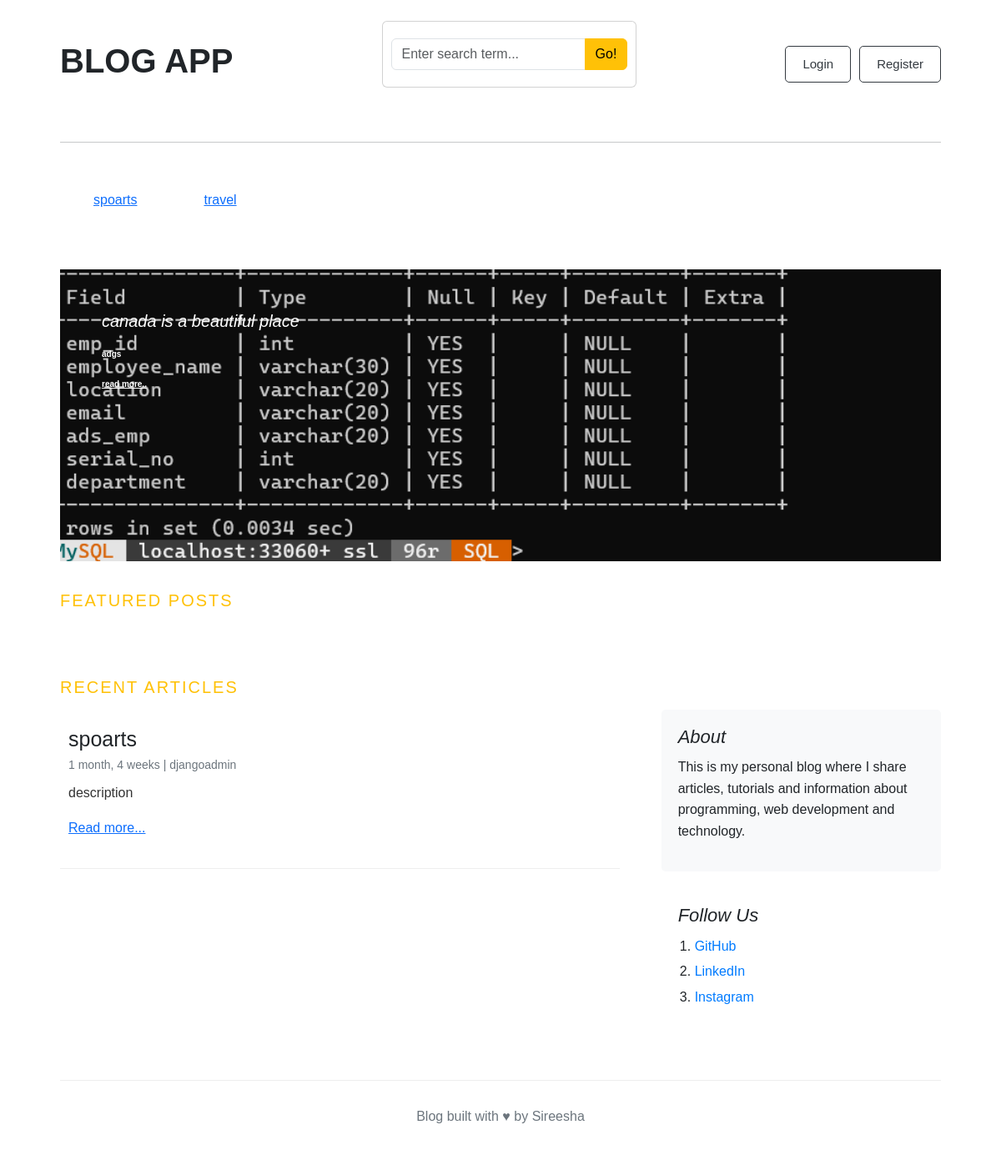
/, run on an earlier commit of the app's database.
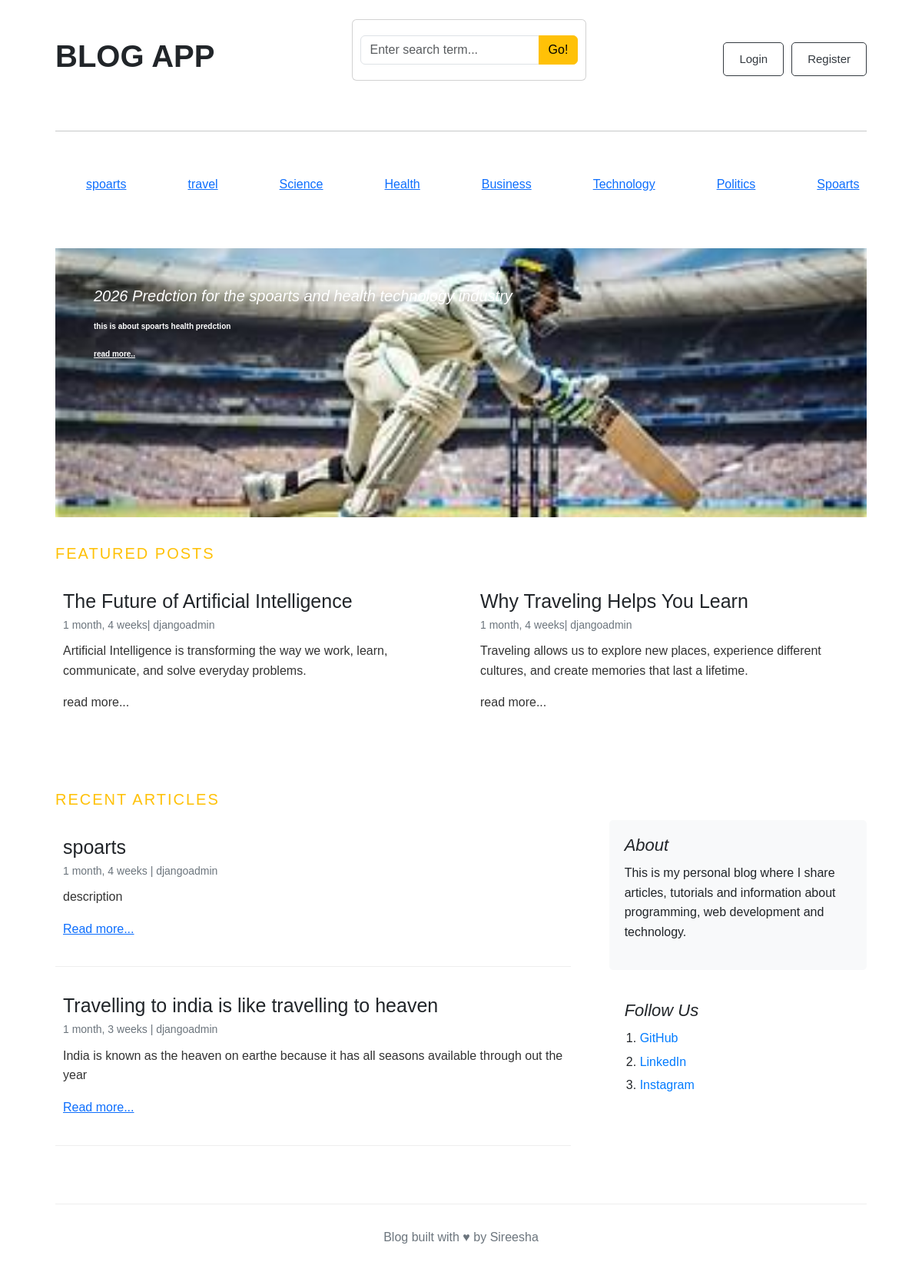
And on a later commit of the database.
### blogs/models.py (models this page shows, shortened)
class category(models.Model):
    category_name = models.CharField(max_length = 40,unique = True)
    created_at = models.DateTimeField(auto_now_add=True)
    updated_at = models.DateTimeField(auto_now = True)
    class Meta:
        verbose_name_plural='categories'

class Blog(models.Model):
    title = models.CharField(max_length=100)
    slug = models.SlugField(max_length=150, unique=True, blank=True)
    category = models.ForeignKey(category, on_delete=models.CASCADE)
    author = models.ForeignKey(User, on_delete=models.CASCADE)
    featured_image = models.ImageField(upload_to='uploads/%Y/%m/%d')
    short_description = models.TextField(max_length=500)
    blog_body = models.TextField(max_length=2000)
    status = models.CharField(max_length=20, choices=STATUS_CHOICES, default="Draft")
    is_featured = models.BooleanField(default=False)
    created_at = models.DateTimeField(auto_now_add=True)
    updated_at = models.DateTimeField(auto_now=True)

### blogs/views.py (the view)
# urls.py: 2. Add a URL to urlpatterns:  path('', views.home, name='home')
def home(req):
   Blog_Details = Blog.objects.filter(is_featured=True)
   Blog_non_featured = Blog.objects.filter(is_featured=False)
   return render(req,'home.html',{'Blog_Details':Blog_Details,'Blog_non_featured':Blog_non_featured})

### blogs/context_processors.py (called while the page is built)
def get_categories(request):
    categories = category.objects.all()
    return dict(categories=categories)

def searching(request):
    keyword = request.GET.get('keyword')
    print(keyword)
    return dict(keyword = keyword)

### blogs/Templates/home.html
{% extends 'base.html' %}
{% block content %}
    {% for post in Blog_Details %}
    {% if forloop.first %}
            <div class="featured-post" style=" background-image: url('{{ post.featured_image.url }}');
                                       background-repeat: no-repeat;
                                       background-size: cover;
                                       background-position: center;">
                <div class="featured-content">
                    <h1>{{ post.title }}</h1>
                    <p>{{ post.short_description | truncatewords:25}}</p>
                    <P><a href="{% url 'single_blog' post.slug %}" style="color:white">read more..</a></P>
                </div>
            </div>
    {% endif %}
    {% endfor %}
    <h3 class="section-title">Featured Posts </h3>
    <div class="featured_container">
    <div class="featured-posts">
    {%for post in Blog_Details%}
    {% if not forloop.first %}
           <div class="post-card">
                <div class="card-body">
                    <h3><a href="{% url 'single_blog' post.slug %}">{{post.title}}</a></h3>
                    <small> {{post.created_at |timesince}}| {{post.author}} </small>
                    <p>
                        {{post.short_description | truncatewords:25}}
                    </p>
                    <p>read more...</p>
                 </div>
             </div>
             {% endif %}
             {% endfor %}
    </div>
    </div>
  <h3 class="section-title">Recent Articles </h3>
<main class="main-content">
    <div class="blog-main">
        {% for post in Blog_non_featured %}
        <div class="post-card">
            <div class="card-body">
                <h3>
                    <a href="{% url 'single_blog' post.slug %}">
                        {{ post.title }}
                    </a>
                </h3>
                <small>
                    {{ post.created_at|timesince }} | {{ post.author }}
                </small>
                <p>
                    {{ post.short_description|truncatewords:20 }}
                </p>
                <p>
                    <a href="{% url 'single_blog' post.slug %}">Read more...</a>
                </p>
            </div>
        </div>
        {% endfor %}
    </div>
    <aside class="blog-sidebar">
        <div class="about">
            <h4>About</h4>
            <p>
                This is my personal blog where I share articles,
                tutorials and information about programming,
                web development and technology.
            </p>
        </div>
        <div class="follow">
            <h4>Follow Us</h4>
            <ol>
                <li>
                    <a href="https://github.com/" target="_blank">
                        GitHub
                    </a>
                </li>
                <li>
                    <a href="https://www.linkedin.com/" target="_blank">
                        LinkedIn
                    </a>
                </li>
                <li>
                    <a href="https://www.instagram.com/" target="_blank">
                        Instagram
                    </a>
                </li>
            </ol>
        </div>
    </aside>
</main>
<div>
{% endblock %}

### blogs/Templates/base.html (shortened to what this page needs)
{% load static %}
<!DOCTYPE html>
<html lang="en">
<head>
     <link href="https://cdn.jsdelivr.net/npm/bootstrap@5.3.8/dist/css/bootstrap.min.css"
          rel="stylesheet">
<link rel="stylesheet" href="{% static 'css/blog.css' %}">
</head>
<body>
<main class="container">
    <div class="nav">
       <h2>BLOG APP</h2>
            <div class="card mb-4">
                <div class="card-body">
                    <form method="GET" action="{% url 'search'%}">
                        <div class="input-group">
                            <input class="form-control" type="text" value="{{keyword|default:''}}" name="keyword" placeholder="Enter search term...">
                            <button class="btn btn-warning"type="submit">
                                Go!
                            </button>
                        </div>
                    </form>
                </div>
            </div>
            <div class="buttons">
        {% if not user.is_authenticated %}
        <a href="{% url 'login' %}">
            <button class="btn btn-warning">Login</button>
        </a>
        <a href="{% url 'register' %}">
            <button class="btn btn-warning">Register</button>
        </a>
        {% else %}
        <span>logined as {{user}}</span>
        <a href="{% url 'logout'%}">
            <button class="btn btn-warning">Logout</button>
        </a>
        {% endif %}
        </div>
</div>
<hr>
<div class="topics">
            {% for topic in  categories %}
               <a href="{% url 'category_pages' topic.id%}" style="margin:40px">{{topic.category_name}}</a>
            {% endfor %}
</div>
 {% block content %}
 {% endblock %}
<footer>
    <p>
        Blog built with ♥ by Sireesha
    </p>
</footer>
</body>
</html>

### blogs/static/css/blog.css (style rules this page uses)
* { box-sizing: border-box; margin: 0; padding: 0; }
body { font-family: Arial, Helvetica, sans-serif; background-color: #ffffff; color: #212529; line-height: 1.6; }
.nav { display: flex; align-items: center; justify-content: space-between; padding: 25px 0; }
.nav h2 { font-size: 40px; font-weight: bold; }
.buttons { display: flex; gap: 10px; }
.buttons button { padding: 10px 20px; border: 1px solid #343a40; border-radius: 5px; background-color: white; color: #343a40; font-size: 15px; cursor: pointer; }
.topics { display:flex }
.container { width: 90%; max-width: 1140px; margin: 0 auto; }
.featured-post { margin-top: 30px; min-height: 350px; }
.featured-content { width: 70%; padding: 50px; }
.featured-content h1 { font-size: 20px; font-style: italic; font-weight: 400; margin-bottom: 20px; }
.featured-content p { font-size: 10px; margin-bottom: 20px; }
.featured-content { color: white; text-decoration: none; font-weight: bold; }
.featured_container { display:flex; align-items:space-between; }
.section-title { margin-top: 35px; margin-bottom: 15px; color: #ffc107; text-transform: uppercase; letter-spacing: 2px; font-size: 20px; }
.featured-posts { display: grid; grid-template-columns: 1fr 1fr; gap: 30px; margin-bottom: 30px; }
.post-card { border: none; background-color: white; }
.card-body { padding: 20px 10px; }
.card-body h3 { font-size: 25px; margin-bottom: 5px; }
.card-body h3 a { color: #212529; text-decoration: none; }
.card-body small { display: block; color: #6c757d; margin-bottom: 10px; }
.card-body p { font-size: 16px; color: #333; }
.main-content { display: flex; align-items: flex-start; gap: 40px; }
.blog-main { flex: 1; }
.blog-sidebar { width: 300px; flex-shrink: 0; }
.main-content { display: grid; grid-template-columns: 2fr 1fr; gap: 50px; margin-top: 10px; }
.blog-main { width: 100%; }
.blog-main .post-card { margin-bottom: 15px; border-bottom: 1px solid #eeeeee; }
.blog-sidebar { width: 100%; }
.about { background-color: #f8f9fa; padding: 20px; margin-bottom: 30px; border-radius: 5px; }
.about h4 { font-size: 22px; font-style: italic; margin-bottom: 10px; }
.about p { font-size: 16px; }
.follow { padding: 10px 20px; }
.follow h4 { font-size: 22px; font-style: italic; margin-bottom: 10px; }
.follow ol { padding-left: 20px; }
.follow li { margin-bottom: 5px; }
.follow a { color: #007bff; text-decoration: none; }
footer { margin-top: 60px; padding: 30px; border-top: 1px solid #eeeeee; text-align: center; color: #6c757d; }
* { box-sizing: border-box; }

What changed in the data, as far as the page shows it:
removed Blog: featured_image (picture), title "canada is a beautiful place", short_description "adgs"
added category: category_name "Science"
added category: category_name "Health"
added category: category_name "Business"
added category: category_name "Technology"
added category: category_name "Politics"
added category: category_name "Spoarts"
added Blog: featured_image (picture), title "2026 Predction for the spoarts and health technology industry", short_description "this is about spoarts health predction"
added Blog: title "The Future of Artificial Intelligence", created_at "1 month, 4 weeks", author "djangoadmin", short_description "Artificial Intelligence is transforming the way we work, learn, communicate, and solve everyday problems.", shown under "FEATURED POSTS"
added Blog: title "Why Traveling Helps You Learn", created_at "1 month, 4 weeks", author "djangoadmin", short_description "Traveling allows us to explore new places, experience different cultures, and create memories that last a lifetime.", shown under "FEATURED POSTS"
added Blog: title "Travelling to india is like travelling to heaven", created_at "1 month, 3 weeks", author "djangoadmin", short_description "India is known as the heaven on earthe because it has all seasons available through out the year", shown under "RECENT ARTICLES"
